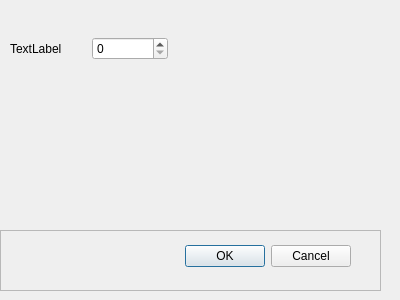
<?xml version="1.0" encoding="UTF-8"?>
<ui version="4.0">
 <class>Dialog</class>
 <widget class="QDialog" name="Dialog">
  <property name="geometry">
   <rect>
    <x>0</x>
    <y>0</y>
    <width>400</width>
    <height>300</height>
   </rect>
  </property>
  <property name="windowTitle">
   <string>Dialog</string>
  </property>
  <widget class="QWidget" name="horizontalLayoutWidget">
   <property name="geometry">
    <rect>
     <x>10</x>
     <y>10</y>
     <width>158</width>
     <height>78</height>
    </rect>
   </property>
   <layout class="QHBoxLayout" name="horizontalLayout">
    <item>
     <widget class="QLabel" name="label">
      <property name="text">
       <string>TextLabel</string>
      </property>
     </widget>
    </item>
    <item>
     <widget class="QSpinBox" name="spinBox"/>
    </item>
   </layout>
  </widget>
  <widget class="QFrame" name="frame">
   <property name="geometry">
    <rect>
     <x>0</x>
     <y>230</y>
     <width>381</width>
     <height>61</height>
    </rect>
   </property>
   <property name="frameShape">
    <enum>QFrame::StyledPanel</enum>
   </property>
   <property name="frameShadow">
    <enum>QFrame::Raised</enum>
   </property>
   <property name="lineWidth">
    <number>3</number>
   </property>
   <widget class="QDialogButtonBox" name="buttonBox">
    <property name="geometry">
     <rect>
      <x>10</x>
      <y>10</y>
      <width>341</width>
      <height>32</height>
     </rect>
    </property>
    <property name="orientation">
     <enum>Qt::Horizontal</enum>
    </property>
    <property name="standardButtons">
     <set>QDialogButtonBox::Cancel|QDialogButtonBox::Ok</set>
    </property>
   </widget>
  </widget>
 </widget>
 <resources/>
 <connections>
  <connection>
   <sender>buttonBox</sender>
   <signal>accepted()</signal>
   <receiver>Dialog</receiver>
   <slot>accept()</slot>
   <hints>
    <hint type="sourcelabel">
     <x>248</x>
     <y>254</y>
    </hint>
    <hint type="destinationlabel">
     <x>157</x>
     <y>274</y>
    </hint>
   </hints>
  </connection>
  <connection>
   <sender>buttonBox</sender>
   <signal>rejected()</signal>
   <receiver>Dialog</receiver>
   <slot>reject()</slot>
   <hints>
    <hint type="sourcelabel">
     <x>316</x>
     <y>260</y>
    </hint>
    <hint type="destinationlabel">
     <x>286</x>
     <y>274</y>
    </hint>
   </hints>
  </connection>
 </connections>
</ui>
